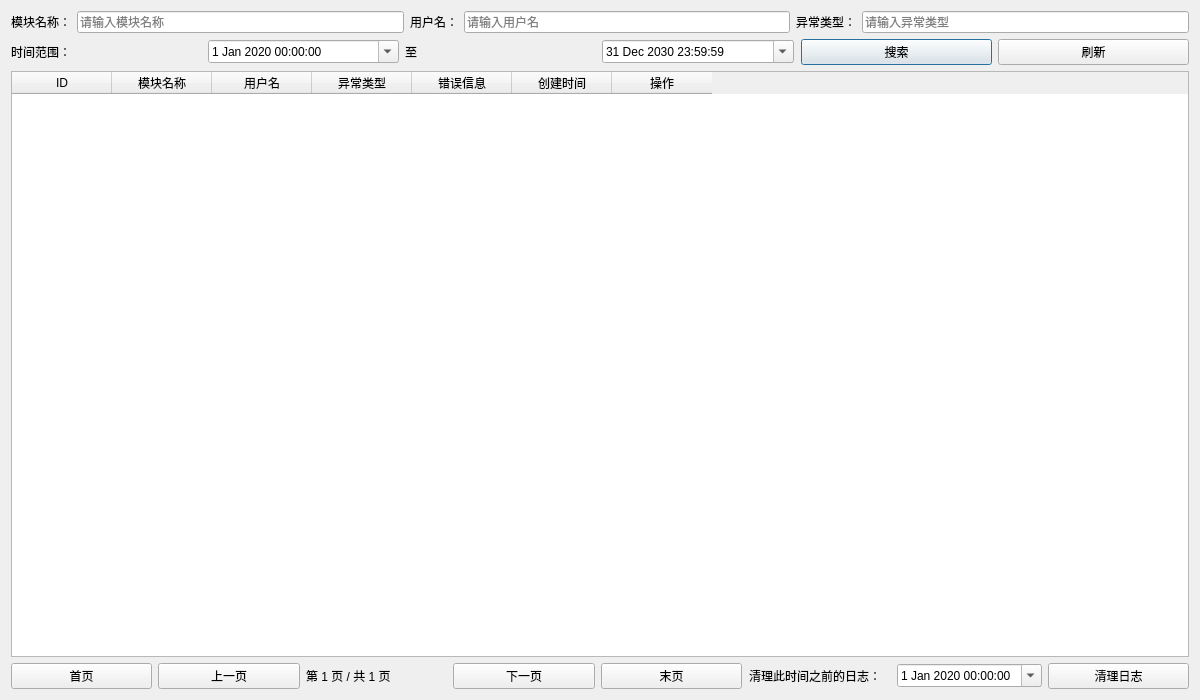
<?xml version="1.0" encoding="UTF-8"?>
<ui version="4.0">
 <class>ErrorLogDialog</class>
 <widget class="QDialog" name="ErrorLogDialog">
  <property name="geometry">
   <rect>
    <x>0</x>
    <y>0</y>
    <width>1200</width>
    <height>700</height>
   </rect>
  </property>
  <property name="windowTitle">
   <string>错误日志</string>
  </property>
  <layout class="QVBoxLayout" name="verticalLayout">
   <item>
    <layout class="QHBoxLayout" name="horizontalLayoutFilter">
     <item>
      <widget class="QLabel" name="labelModuleName">
       <property name="text">
        <string>模块名称：</string>
       </property>
      </widget>
     </item>
     <item>
      <widget class="QLineEdit" name="lineEditModuleName">
       <property name="placeholderText">
        <string>请输入模块名称</string>
       </property>
      </widget>
     </item>
     <item>
      <widget class="QLabel" name="labelUserName">
       <property name="text">
        <string>用户名：</string>
       </property>
      </widget>
     </item>
     <item>
      <widget class="QLineEdit" name="lineEditUserName">
       <property name="placeholderText">
        <string>请输入用户名</string>
       </property>
      </widget>
     </item>
     <item>
      <widget class="QLabel" name="labelExceptionType">
       <property name="text">
        <string>异常类型：</string>
       </property>
      </widget>
     </item>
     <item>
      <widget class="QLineEdit" name="lineEditExceptionType">
       <property name="placeholderText">
        <string>请输入异常类型</string>
       </property>
      </widget>
     </item>
    </layout>
   </item>
   <item>
    <layout class="QHBoxLayout" name="horizontalLayoutTimeRange">
     <item>
      <widget class="QLabel" name="labelTimeRange">
       <property name="text">
        <string>时间范围：</string>
       </property>
      </widget>
     </item>
     <item>
      <widget class="QDateTimeEdit" name="dateTimeEditStart">
       <property name="calendarPopup">
        <bool>true</bool>
       </property>
       <property name="dateTime">
        <datetime>
         <year>2020</year>
         <month>1</month>
         <day>1</day>
         <hour>0</hour>
         <minute>0</minute>
         <second>0</second>
        </datetime>
       </property>
      </widget>
     </item>
     <item>
      <widget class="QLabel" name="labelTo">
       <property name="text">
        <string>至</string>
       </property>
      </widget>
     </item>
     <item>
      <widget class="QDateTimeEdit" name="dateTimeEditEnd">
       <property name="calendarPopup">
        <bool>true</bool>
       </property>
       <property name="dateTime">
        <datetime>
         <year>2030</year>
         <month>12</month>
         <day>31</day>
         <hour>23</hour>
         <minute>59</minute>
         <second>59</second>
        </datetime>
       </property>
      </widget>
     </item>
     <item>
      <spacer name="horizontalSpacerFilter"/>
     </item>
     <item>
      <widget class="QPushButton" name="buttonSearch">
       <property name="text">
        <string>搜索</string>
       </property>
      </widget>
     </item>
     <item>
      <widget class="QPushButton" name="buttonRefresh">
       <property name="text">
        <string>刷新</string>
       </property>
      </widget>
     </item>
    </layout>
   </item>
   <item>
    <widget class="QTableWidget" name="tableWidgetLogs">
     <property name="alternatingRowColors">
      <bool>true</bool>
     </property>
     <property name="selectionBehavior">
      <enum>QAbstractItemView::SelectRows</enum>
     </property>
     <property name="columnCount">
      <number>7</number>
     </property>
     <attribute name="tableWidget_columnCount">
      <number>7</number>
     </attribute>
     <column>
      <property name="text">
       <string>ID</string>
      </property>
     </column>
     <column>
      <property name="text">
       <string>模块名称</string>
      </property>
     </column>
     <column>
      <property name="text">
       <string>用户名</string>
      </property>
     </column>
     <column>
      <property name="text">
       <string>异常类型</string>
      </property>
     </column>
     <column>
      <property name="text">
       <string>错误信息</string>
      </property>
     </column>
     <column>
      <property name="text">
       <string>创建时间</string>
      </property>
     </column>
     <column>
      <property name="text">
       <string>操作</string>
      </property>
     </column>
    </widget>
   </item>
   <item>
    <layout class="QHBoxLayout" name="horizontalLayoutPagination">
     <item>
      <widget class="QPushButton" name="buttonFirstPage">
       <property name="text">
        <string>首页</string>
       </property>
      </widget>
     </item>
     <item>
      <widget class="QPushButton" name="buttonPreviousPage">
       <property name="text">
        <string>上一页</string>
       </property>
      </widget>
     </item>
     <item>
      <widget class="QLabel" name="labelPageInfo">
       <property name="text">
        <string>第 1 页 / 共 1 页</string>
       </property>
      </widget>
     </item>
     <item>
      <widget class="QPushButton" name="buttonNextPage">
       <property name="text">
        <string>下一页</string>
       </property>
      </widget>
     </item>
     <item>
      <widget class="QPushButton" name="buttonLastPage">
       <property name="text">
        <string>末页</string>
       </property>
      </widget>
     </item>
     <item>
      <spacer name="horizontalSpacerPagination"/>
     </item>
     <item>
      <widget class="QLabel" name="labelClearBefore">
       <property name="text">
        <string>清理此时间之前的日志：</string>
       </property>
      </widget>
     </item>
     <item>
      <widget class="QDateTimeEdit" name="dateTimeEditClearBefore">
       <property name="calendarPopup">
        <bool>true</bool>
       </property>
       <property name="dateTime">
        <datetime>
         <year>2020</year>
         <month>1</month>
         <day>1</day>
         <hour>0</hour>
         <minute>0</minute>
         <second>0</second>
        </datetime>
       </property>
      </widget>
     </item>
     <item>
      <widget class="QPushButton" name="buttonClearLogs">
       <property name="text">
        <string>清理日志</string>
       </property>
      </widget>
     </item>
    </layout>
   </item>
  </layout>
 </widget>
 <resources/>
 <connections/>
</ui>
